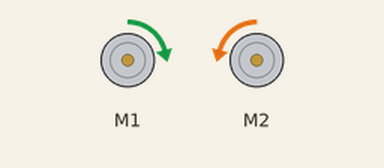
This sketch was run on a simulated Arduino Uno, built with avr-gcc and run on an emulated ATmega328P. Parts: 2 × DC motor (green arrow = forward, orange = backward, longer = faster). What the sketch prints to the serial monitor is not drawn.

Above: at 0.15 s.
Timing chart, 0 to 1.9 s (numbered marks = the images above):
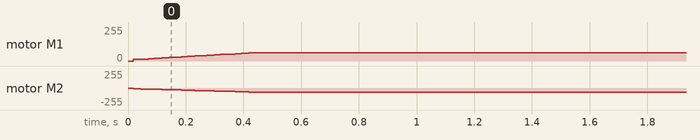

The sketch:

ZumoControll.ino
```cpp
#include <ZumoMotors.h>
#include <Servo.h>

#define servoPin = 11;
Servo servo;
ZumoMotors motors;

int leftTargetSpeed;
int rightTargetSpeed;
int currLSpeed;
int currRSpeed;
int turnSpeed;
int driveSpeed;
int idleTime;

void setup()
{
  Serial.begin(9600);
  leftTargetSpeed =0;
  rightTargetSpeed =0;
  currLSpeed = 0;
  currRSpeed = 0;
  turnSpeed = 100;
  driveSpeed = 100;
  idleTime = 0;
  newIdleTime();
  turnRight();//temporary
}


void loop()
{

  getInstructions();
  //timeOut();
  currLSpeed = motorSpeedControll(leftTargetSpeed,currLSpeed);
  currRSpeed = motorSpeedControll(rightTargetSpeed,currRSpeed);
  motors.setLeftSpeed(currLSpeed);
  motors.setRightSpeed(currRSpeed);
  Serial.println(currRSpeed);
}

void getInstructions()
{

}

int motorSpeedControll(int targetSpeed, int currentSpeed)
{
  if(currentSpeed > targetSpeed)
  {
    currentSpeed--;
  }
  else if(currentSpeed < targetSpeed)
  {
    currentSpeed++;
  }
  return currentSpeed;
}

void turnRight()
{
  leftTargetSpeed = turnSpeed;
  rightTargetSpeed = -turnSpeed;
}
void turnLeft()
{
  rightTargetSpeed = turnSpeed;
  leftTargetSpeed = -turnSpeed;
}

void forward()
{
  rightTargetSpeed = driveSpeed;
  leftTargetSpeed = driveSpeed;
}

void backwards()
{
  rightTargetSpeed = -driveSpeed;
  leftTargetSpeed = -driveSpeed;
}

void setSpeedL(int target)
{
  leftTargetSpeed = target;
}

void setSpeedR(int target)
{
  rightTargetSpeed = target;
}

void stopMotors()
{
  leftTargetSpeed = 0;
  rightTargetSpeed = 0;
}

void newIdleTime()
{
  idleTime = millis()+500;
}

boolean timeOut()
{
  boolean result = false;
  if(idleTime < millis())
  {
    stopMotors();
    result = true;
  }
  return result;
}
```

Measured:
- by itself, motor M1: moves from stopped to forward 63/255 over 0.42 s
- by itself, motor M2: moves from stopped to backward 63/255 over 0.42 s
